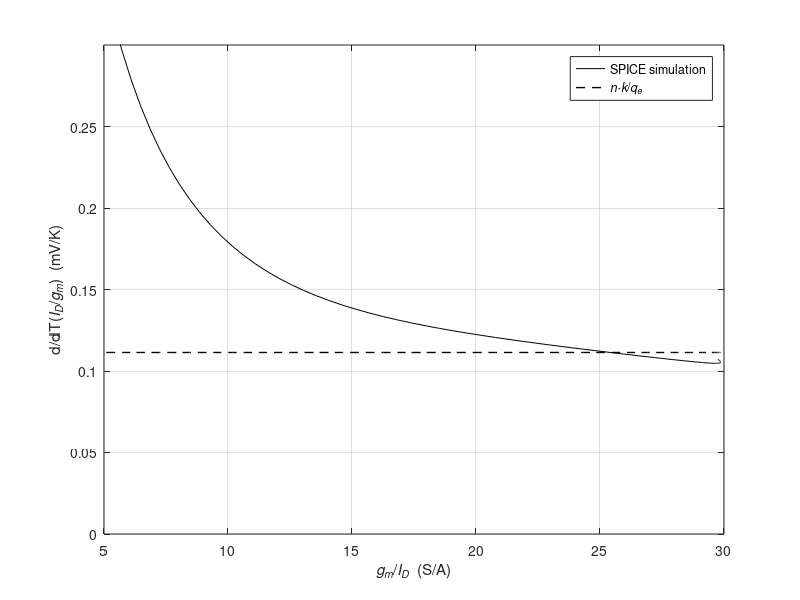

The MATLAB script that drew this image:
% 4.3.3   temp coeff of 1/(gm/ID)
clearvars;
close all;
addpath ../../lib

% Load Spice data (27 and 28 degrees)
load('Fig4_37.mat')

% for x-axis
gm_id = gm27./id27;

% change in ID/gm for 1 degree temperature change
delta = id28./gm28 - id27./gm27; 

% expected TC for weak inversion
k = 1.3806488e-23;
qe = 1.602e-19;
n = qe/k/300.7/max(gm_id)
delta_wi = ones(1,length(gm27))*n*k/qe;

h = figure(1);
plot(gm_id, delta*1e3, 'k', gm_id, delta_wi*1e3, 'k--', 'linewidth',1);
xlabel('{\itg_m}/{\itI_D}  (S/A)');
ylabel('d/dT({\itI_D}/{\itg_m})  (mV/K)');
j = legend('SPICE simulation', '{\itn\cdotk}/{\itq_e}');
set(j, 'FontSize', 9);
axis([5 30 0 0.3]);
grid;

%format_and_save(h, 'Fig4_37');
